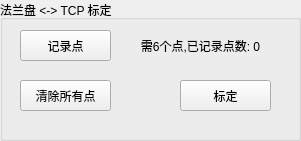
   <widget class="QGroupBox" name="groupBox_flang2tcp_calib">
    <property name="geometry">
     <rect>
      <x>550</x>
      <y>490</y>
      <width>301</width>
      <height>141</height>
     </rect>
    </property>
    <property name="title">
     <string>法兰盘 &lt;-&gt; TCP 标定</string>
    </property>
    <widget class="QPushButton" name="pushButton_flange2tcp_markpoint">
     <property name="geometry">
      <rect>
       <x>20</x>
       <y>30</y>
       <width>91</width>
       <height>31</height>
      </rect>
     </property>
     <property name="text">
      <string>记录点</string>
     </property>
    </widget>
    <widget class="QPushButton" name="pushButton_flange2tcp_clear_point">
     <property name="geometry">
      <rect>
       <x>20</x>
       <y>80</y>
       <width>91</width>
       <height>31</height>
      </rect>
     </property>
     <property name="text">
      <string>清除所有点</string>
     </property>
    </widget>
    <widget class="QLabel" name="label_flange2tcp_marked_num">
     <property name="geometry">
      <rect>
       <x>110</x>
       <y>30</y>
       <width>181</width>
       <height>31</height>
      </rect>
     </property>
     <property name="text">
      <string>需6个点,已记录点数: 0</string>
     </property>
     <property name="alignment">
      <set>Qt::AlignCenter</set>
     </property>
    </widget>
    <widget class="QPushButton" name="pushButton_flange2tcp_calibrate">
     <property name="geometry">
      <rect>
       <x>180</x>
       <y>80</y>
       <width>91</width>
       <height>31</height>
      </rect>
     </property>
     <property name="text">
      <string>标定</string>
     </property>
    </widget>
   </widget>
